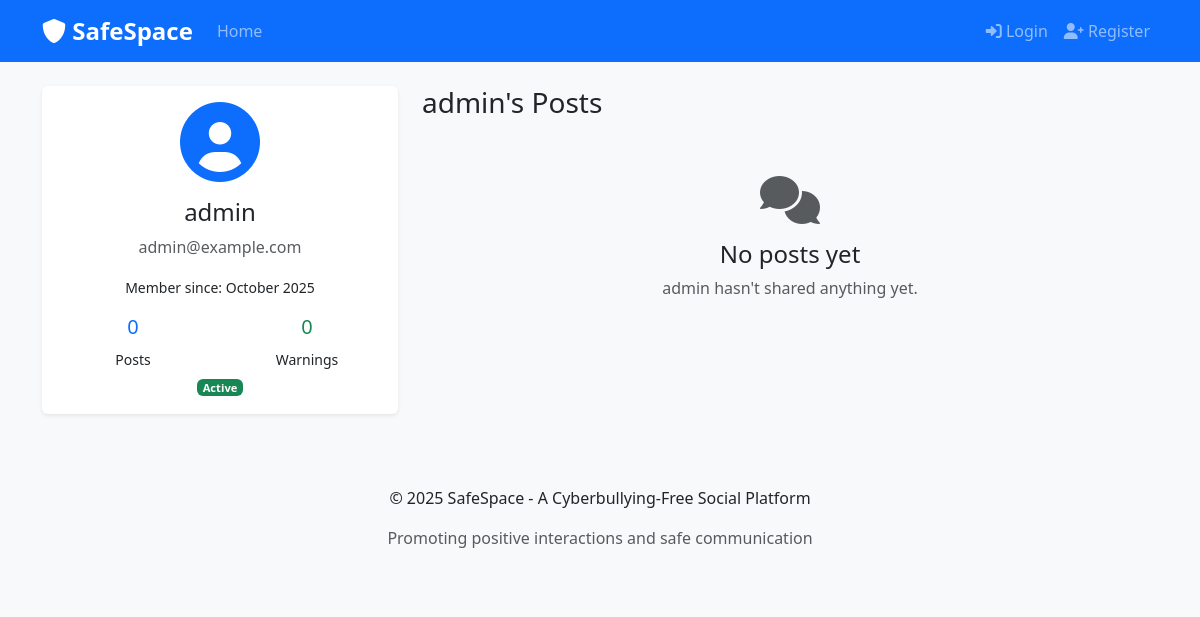
/profile/admin, run on the app's committed database.
### app.py (models this page shows, shortened)
class User(UserMixin, db.Model):
    id = db.Column(db.Integer, primary_key=True)
    username = db.Column(db.String(80), unique=True, nullable=False)
    email = db.Column(db.String(120), unique=True, nullable=False)
    password_hash = db.Column(db.String(120), nullable=False)
    is_admin = db.Column(db.Boolean, default=False)
    is_banned = db.Column(db.Boolean, default=False)
    warning_count = db.Column(db.Integer, default=0)
    created_at = db.Column(db.DateTime, default=datetime.utcnow)
    posts = db.relationship('Post', backref='author', lazy=True)

### app.py (the view)
@app.route('/profile/<username>')
def profile(username):
    user = User.query.filter_by(username=username).first_or_404()
    posts = Post.query.filter_by(user_id=user.id, is_approved=True).order_by(Post.created_at.desc()).all()
    return render_template('profile.html', user=user, posts=posts)

### templates/profile.html (shortened to what this page needs)
{% extends "base.html" %}
{% block content %}
<div class="row">
    <div class="col-md-4">
        <div class="card">
            <div class="card-body text-center">
                <i class="fas fa-user-circle fa-5x text-primary mb-3"></i>
                <h4>{{ user.username }}</h4>
                <p class="text-muted">{{ user.email }}</p>
                <p><small>Member since: {{ user.created_at.strftime('%B %Y') }}</small></p>
                <div class="row text-center mt-3">
                    <div class="col-6">
                        <h5 class="text-primary">{{ posts|length }}</h5>
                        <small>Posts</small>
                    </div>
                    <div class="col-6">
                        <h5 class="text-{{ 'danger' if user.warning_count > 0 else 'success' }}">{{ user.warning_count }}</h5>
                        <small>Warnings</small>
                    </div>
                </div>
                {% if user.is_banned %}
                    <span class="badge bg-danger mt-2">Banned</span>
                {% else %}
                    <span class="badge bg-success mt-2">Active</span>
                {% endif %}
            </div>
        </div>
    </div>
    <div class="col-md-8">
        <h3>{{ user.username }}'s Posts</h3>
        {% if posts %}
            {% for post in posts %}
                <div class="card mb-3">
                    <div class="card-body">
                        <div class="d-flex justify-content-between align-items-start mb-2">
                            <small class="text-muted">{{ post.created_at.strftime('%Y-%m-%d %H:%M') }}</small>
                            {% if post.sentiment_label %}
                                <span class="badge bg-{{ 'success' if post.sentiment_label == 'positive' else 'secondary' }}">
                                    {{ post.sentiment_label.title() }}
                                </span>
                            {% endif %}
                        </div>
                        <p class="card-text">{{ post.content }}</p>
                    </div>
                </div>
            {% endfor %}
        {% else %}
            <div class="text-center py-5">
                <i class="fas fa-comments fa-3x text-muted mb-3"></i>
                <h4>No posts yet</h4>
                <p class="text-muted">{{ user.username }} hasn't shared anything yet.</p>
            </div>
        {% endif %}
    </div>
</div>
{% endblock %}

### style.css (style rules this page uses)
body { background-color: #f8f9fa; }
.card { border: none; box-shadow: 0 0.125rem 0.25rem rgba(0, 0, 0, 0.075); transition: box-shadow 0.15s ease-in-out; }
.badge { font-size: 0.7em; padding: 0.25em 0.5em; }

### data on the page
User: username "admin", email "admin@example.com", created_at "October 2025", warning_count "0"

### other printed values
{{ posts|length }} "0"
